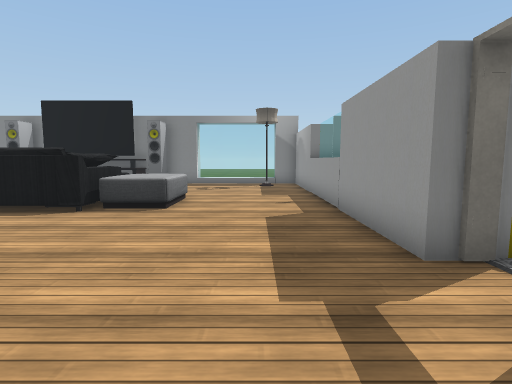
view 1 (above)

18 first-person views from a walk through a 3-D level made in the Unity game engine. The camera is 1.2 m above the floor, tilts 6° down and sees 80° across. The floor is counted in squares, 1 m on a side. Each view is taken from the middle of a square. On the plan, view 1 faces up. The plan holds only what a view shows up to about 13 squares ahead; the rest is blank. The place goes on beyond the plan. The player character is not drawn. Door leaves are left out, so doorways stand open. Some surface patterns are stand-ins.

view 2
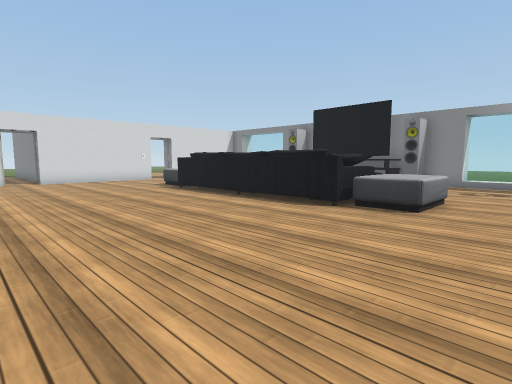

view 3
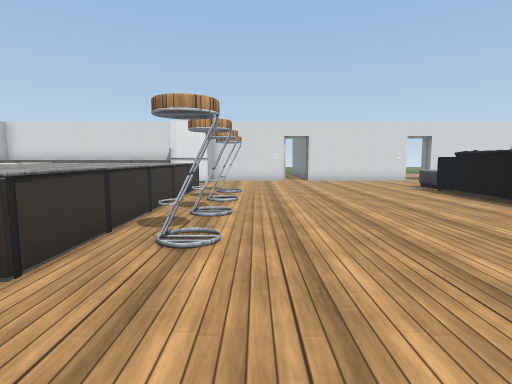

view 4
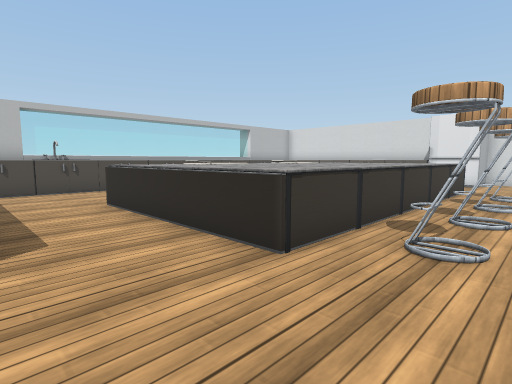

view 5
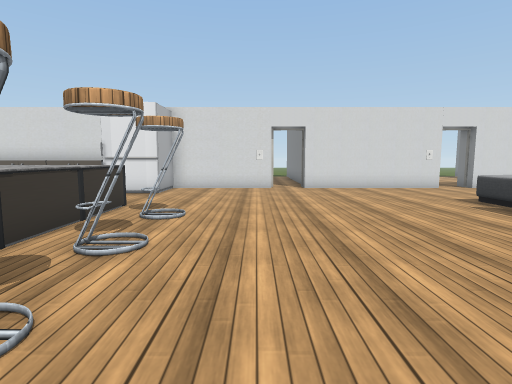

view 6
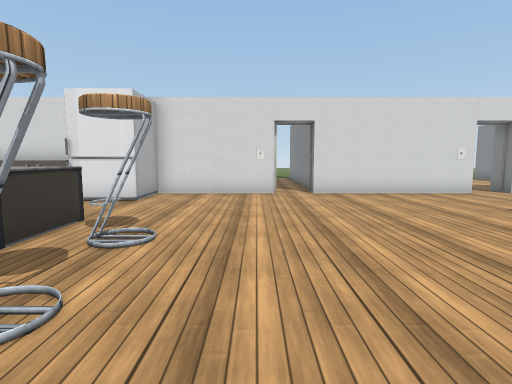

view 7
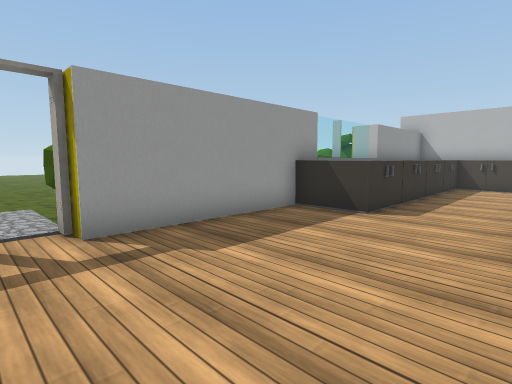

view 8
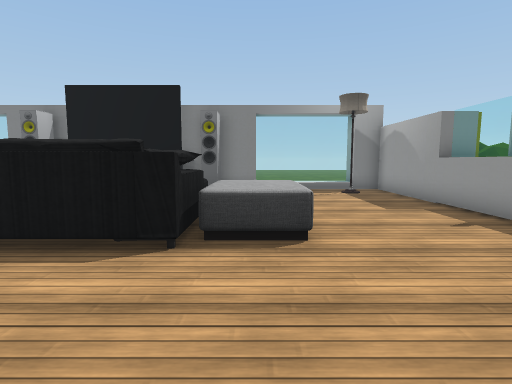

view 9
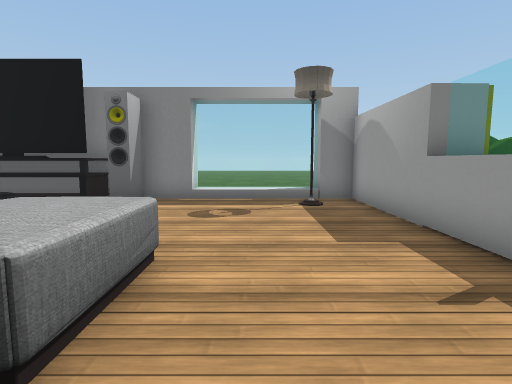

view 10
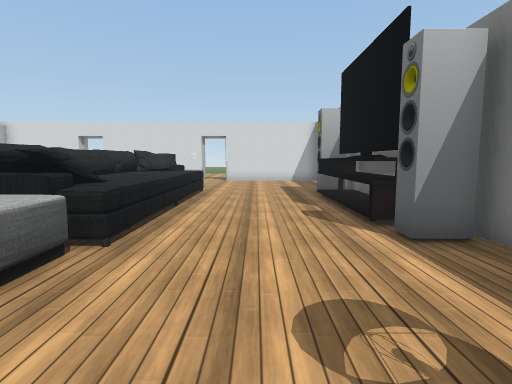

view 11
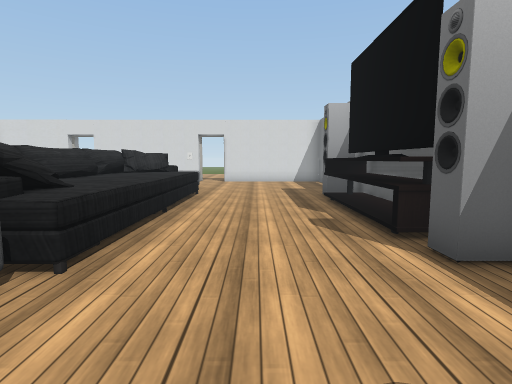

view 12
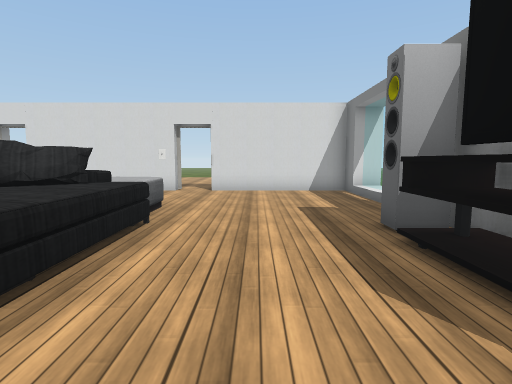

view 13
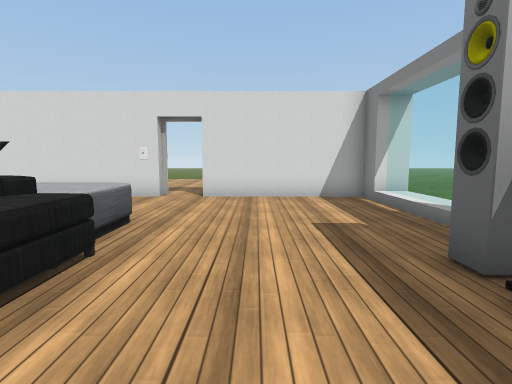

view 14
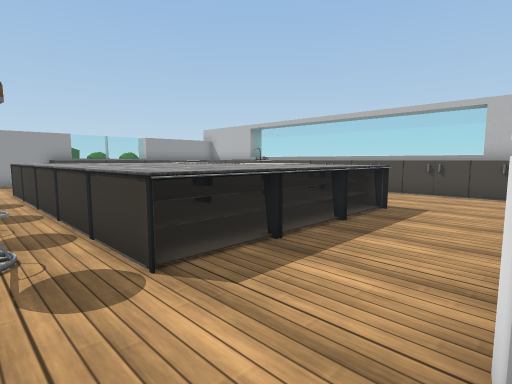

view 15
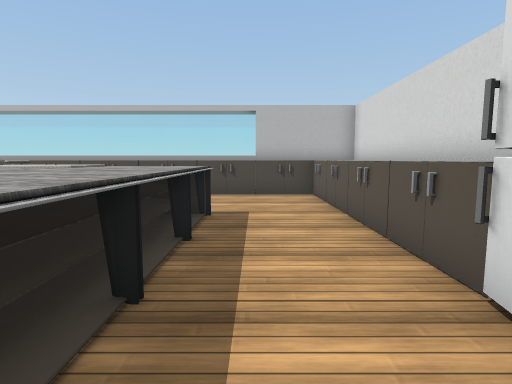

view 16
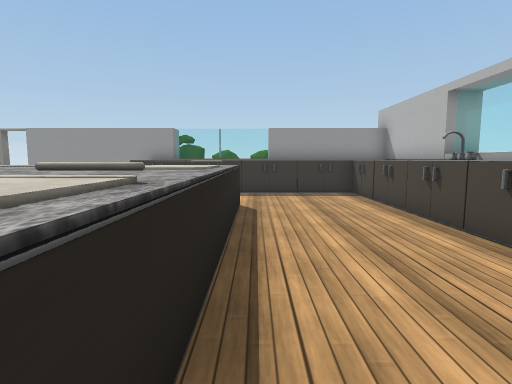

view 17
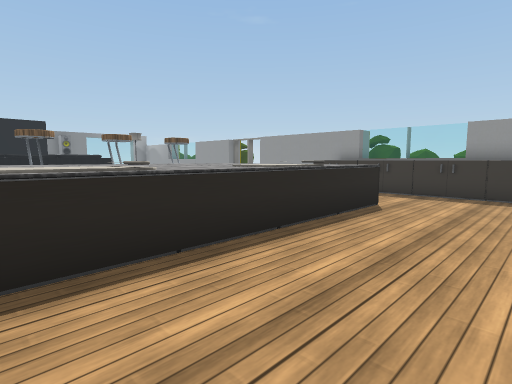

view 18
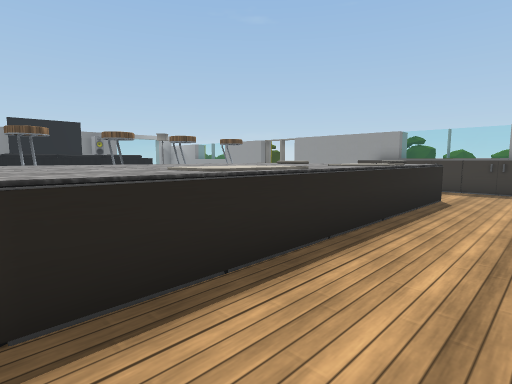

### Floor plan
Points are (right, up) in squares from view 1. A wall is a line through its corners. A room is listed if a view was taken in it or the views show most of it. See-through windows are left out.
Room 1 (views 1, 2, 3, 4, 5, 6, 7, 8, 9, 10, 11, 12, 13, 14, 15, 16, 17, 18)
walls: (-18, 1.8) (-18, -2.6); (2, 3.5) (2, 15.5) (1, 15.5); (-18, -5.4) (-18, -6.5); (2, -5.6) (2, 0.7); (-18, 8.8) (-18, 3.1); (-11, 14.3) (-11.6, 14.3); (-4.4, 14.3) (-5.1, 14.3); (-11, 14.5) (-11.5, 14.3); (-11, 15.2) (-11, 14.3) (-11.4, 14.3); (-4.4, 15.2) (-4.4, 14.4) (-5.1, 14.3); (-18, -12.4) (-18, -14.5) (2, -14.5) (2, -9.5) (3.1, -9.5); (-3, 15.5) (-12, 15.5); (-17, 15.5) (-18, 15.5) (-18, 10.3)
ways out: open door at (-18.3, 2.3); open door at (-18.3, 9.3); open door at (2.5, 2)
objects: cabinet (-18, -12) to (-18, -11); cabinet (-18, -10) to (-18, -9); cabinet (-18, -8) to (-18, -7); other object (-18, 1); other object (-18, 8); cabinet (-17, -6) to (-16, -5); fridge (-17, -4) to (-16, -3); cabinet (-16, -12) to (-16, -11); cabinet (-16, -10) to (-16, -9); cabinet (-16, -8) to (-16, -7); cabinet (-15, -14) to (-15, -13); cabinet (-14, -13) to (-12, -13); other object (-14, 7) to (-12, 10); other object (-13, -8) to (-11, -7); other object (-13, -6) to (-11, -5); other object (-13, -4) to (-12, -3); stool (-12, -1) to (-11, -1); cabinet (-11, -14) to (-11, -13); other object (-11, -4) to (-9, -3); other object (-11, 7) to (-5, 10); cabinet (-10, -14) to (-9, -13); other object (-10, -8); other object (-10, -7) to (-10, -5); other object (-10, 14) to (-6, 14); other object (-9, -8) to (-7, -7); other object (-9, -6) to (-7, -5); stool (-9, -1); cabinet (-8, -14) to (-7, -13); other object (-8, -4) to (-8, -3); other object (-7, -4) to (-5, -3); stool (-7, -1); cabinet (-6, -13) to (-4, -13); other object (-6, -8); other object (-6, -7) to (-6, -5); other object (-5, -8) to (-3, -7); other object (-5, -6) to (-3, -5); stool (-5, -1) to (-4, -1); other object (-4, -4) to (-3, -3); other object (-4, 7) to (-2, 10); other object (-3, -14) to (-3, -13); cabinet (-2, -14) to (-1, -13); cabinet (0, -12) to (1, -11); cabinet (0, -10) to (0, -9); cabinet (0, -8) to (0, -7); cabinet (0, -6) to (0, -5); lamp (0, 14); cabinet (2, -9); cabinet (2, -8) to (2, -7); cabinet (2, -6)

Where each view was taken, in squares from view 1:
view 1: 0 up, 0 right, facing up
view 2: 0 up, 0 right, facing up-left
view 3: 0 up, 0 right, facing left
view 4: 0 up, 0 right, facing down-left
view 5: 1 up, 5 left, facing left
view 6: 1 up, 7 left, facing left
view 7: 2 up, 3 left, facing down-right
view 8: 3 up, 3 left, facing up
view 9: 6 up, 1 left, facing up
view 10: 12 up, 0 right, facing left
view 11: 12 up, 1 left, facing left
view 12: 12 up, 6 left, facing left
view 13: 12 up, 8 left, facing left
view 14: 1 down, 16 left, facing down-right
view 15: 2 down, 14 left, facing down
view 16: 9 down, 11 left, facing right
view 17: 12 down, 11 left, facing up-right
view 18: 11 down, 13 left, facing up-right
